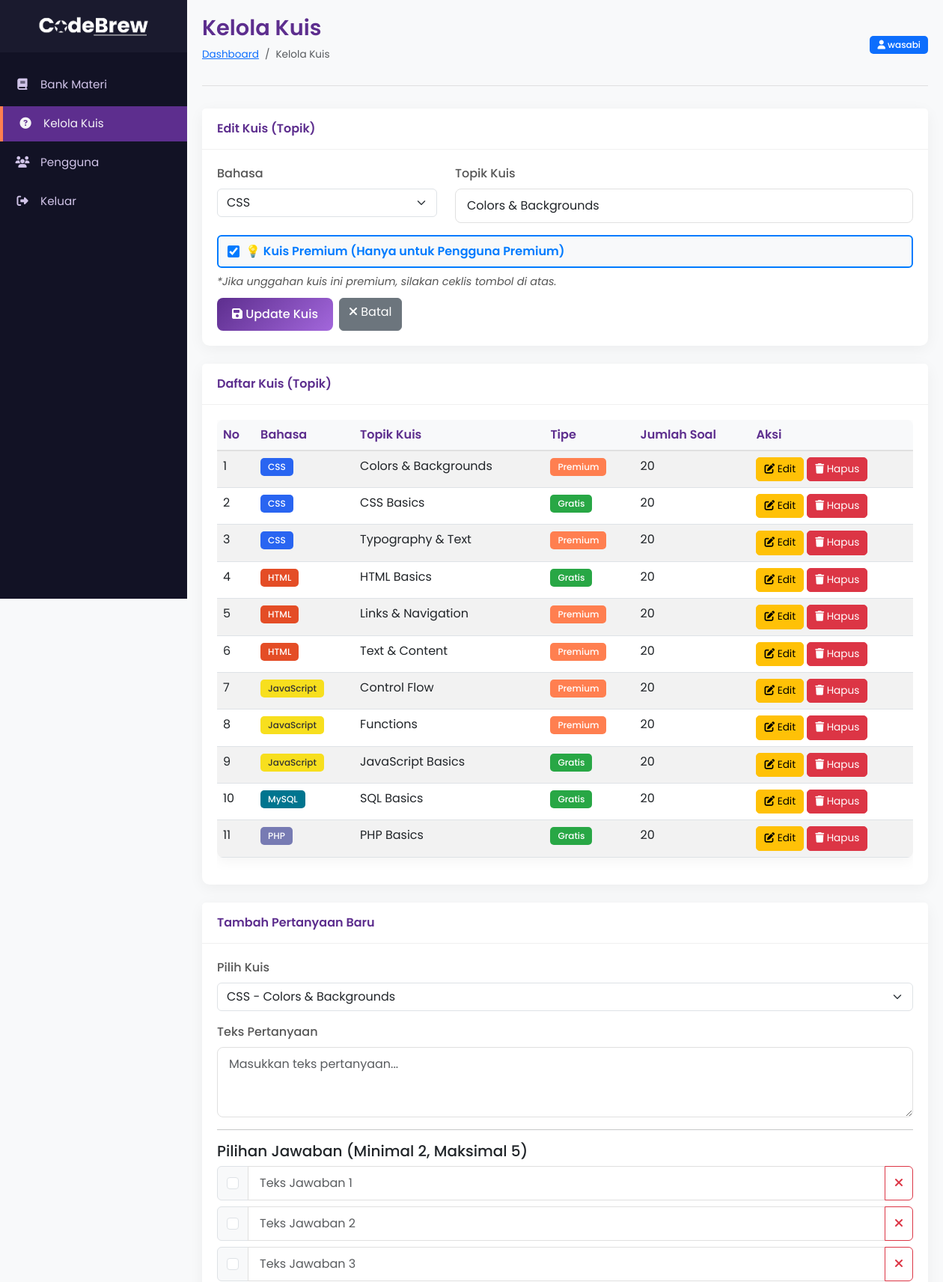
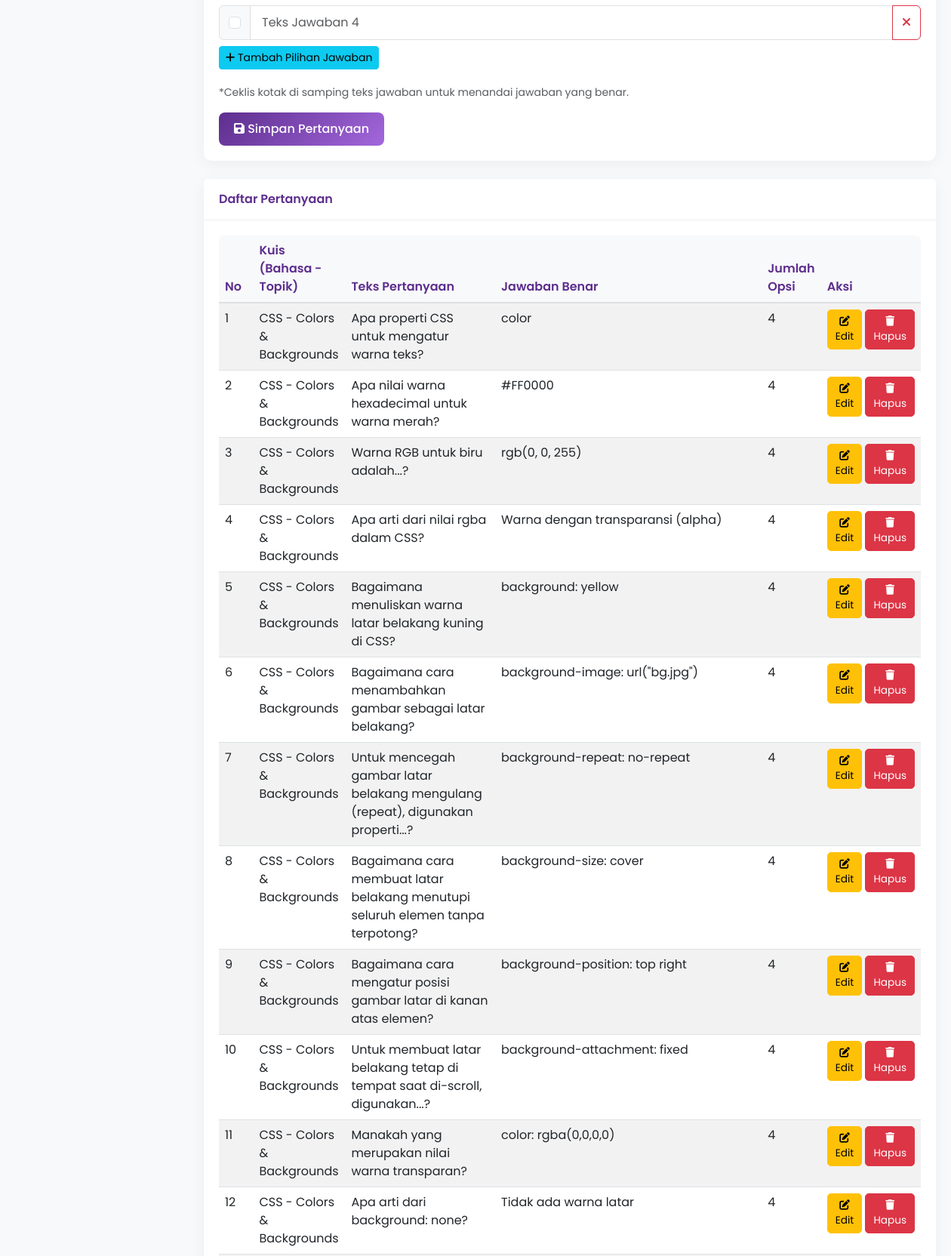
/admin/manage_quiz.php?edit_quiz=14 (signed in, upper part), run on the app's committed database (2 pictures, top to bottom).
### tables this page shows
CREATE TABLE `quizzes` (
  `quiz_id` int NOT NULL,
  `language` varchar(50) NOT NULL,
  `topic` varchar(255) NOT NULL,
  `is_premium` tinyint(1) DEFAULT '0',
  `admin_id` int DEFAULT NULL,
  `created_at` datetime DEFAULT CURRENT_TIMESTAMP,
  `updated_at` datetime DEFAULT CURRENT_TIMESTAMP ON UPDATE CURRENT_TIMESTAMP,
  `total_questions` int DEFAULT '0'
);

CREATE TABLE `questions` (
  `question_id` int NOT NULL,
  `quiz_id` int NOT NULL,
  `question_text` text NOT NULL,
  `question_type` varchar(50) DEFAULT 'multiple_choice',
  `admin_id` int DEFAULT NULL,
  `created_at` datetime DEFAULT CURRENT_TIMESTAMP,
  `updated_at` datetime DEFAULT CURRENT_TIMESTAMP ON UPDATE CURRENT_TIMESTAMP
);

### admin/manage_quiz.php (the view, shortened to what the rows shown need)
<?php
include_once '../connection.php';
$quiz_id = $language = $topic = '';
if (isset($_GET['edit_quiz']) && !empty($_GET['edit_quiz'])) {
    $editId = $_GET['edit_quiz'];
    $editQuery = "SELECT * FROM quizzes WHERE quiz_id = ?";
    $stmt = $conn->prepare($editQuery);
    $stmt->bind_param("i", $editId);
    $stmt->execute();
    $result = $stmt->get_result();
    if ($result->num_rows > 0) {
        $row = $result->fetch_assoc();
        $language = $row['language'];
        $topic = $row['topic'];
        $is_premium = $row['is_premium'];
    }
}
$quizzes_data = [];
$quizResult = $conn->query("SELECT quiz_id, language, topic, is_premium, total_questions FROM quizzes ORDER BY language, topic");
if ($quizResult) {
    while ($row = $quizResult->fetch_assoc()) {
        $quizzes_data[] = $row;
    }
}
$questions_data = [];
$questionResult = $conn->query("
    SELECT
        q.question_id,
        q.question_text,
        qz.language,
        qz.topic,
        GROUP_CONCAT(CASE WHEN a.is_correct = 1 THEN a.answer_text ELSE NULL END SEPARATOR ' || ') AS correct_answers_text,
        COUNT(a.answer_id) AS total_answers
    FROM questions q
    JOIN quizzes qz ON q.quiz_id = qz.quiz_id
    LEFT JOIN answers a ON q.question_id = a.question_id
    GROUP BY q.question_id
    ORDER BY qz.language, qz.topic, q.question_id
");
if ($questionResult) {
    while ($row = $questionResult->fetch_assoc()) {
        $questions_data[] = $row;
    }
}
?>
<!DOCTYPE html>
<html lang="id">
<head>
    <link rel="stylesheet" href="https://cdnjs.cloudflare.com/ajax/libs/font-awesome/6.4.0/css/all.min.css">
    <link href="https://cdn.jsdelivr.net/npm/bootstrap@5.3.0-alpha1/dist/css/bootstrap.min.css" rel="stylesheet">
</head>
<body>
    <div class="main-content">
        <div class="content-header">
            <div class="d-flex justify-content-between align-items-center">
                <div>
                    <h1>Kelola Kuis</h1>
                </div>
            </div>
        </div>
        <div class="card mb-4">
            <div class="card-body">
                <form method="POST" action="manage_quiz.php">
                    <div class="row mb-3">
                        <div class="col-md-4">
                            <label for="language" class="form-label">Bahasa</label>
                            <select class="form-select" id="language" name="language" required>
                                <option value="CSS" <?php echo $language == 'CSS' ? 'selected' : ''; ?>>CSS</option>
                            </select>
                        </div>
                        <div class="col-md-8">
                            <label for="topic" class="form-label">Topik Kuis</label>
                            <input type="text" class="form-control" id="topic" name="topic" placeholder="Contoh: HTML Basics, CSS Layout" value="<?php echo htmlspecialchars($topic); ?>" required>
                        </div>
                    </div>
                    <label class="premium-check">
                        <input type="checkbox" id="is_premium" name="is_premium"
                            <?php echo (isset($is_premium) && $is_premium) ? 'checked' : ''; ?>>
                        <span>💡 Kuis Premium (Hanya untuk Pengguna Premium)</span>
                    </label>
                </form>
            </div>
        </div>
        <div class="card mb-4">
            <div class="card-body">
                <?php if (!empty($quizzes_data)): ?>
                    <div class="table-responsive">
                        <table class="table table-striped table-hover">
                            <thead>
                                <tr>
                                    <th>No</th>
                                    <th>Bahasa</th>
                                    <th>Topik Kuis</th>
                                    <th>Tipe</th>
                                    <th>Jumlah Soal</th>
                                    <th>Aksi</th>
                                </tr>
                            </thead>
                            <tbody>
                                <?php
                                $no = 1;
                                foreach ($quizzes_data as $quiz_row):
                                    $badgeClass = 'badge-';
                                    switch ($quiz_row['language']) {
                                        case 'HTML':
                                            $badgeClass .= 'html';
                                            break;
                                        case 'CSS':
                                            $badgeClass .= 'css';
                                            break;
                                        case 'JavaScript':
                                            $badgeClass .= 'javascript';
                                            break;
                                        case 'PHP':
                                            $badgeClass .= 'php';
                                            break;
                                        case 'MySQL':
                                            $badgeClass .= 'mysql';
                                            break;
                                    }
                                ?>
                                    <tr>
                                        <td><?php echo $no++; ?></td>
                                        <td><span class="badge <?php echo $badgeClass; ?>"><?php echo htmlspecialchars($quiz_row['language']); ?></span></td>
                                        <td><?php echo htmlspecialchars($quiz_row['topic']); ?></td>
                                        <td>
                                            <span class="badge <?php echo ($quiz_row['is_premium'] ? 'badge-premium' : 'badge-free'); ?>">
                                                <?php echo ($quiz_row['is_premium'] ? 'Premium' : 'Gratis'); ?>
                                            </span>
                                        </td>
                                        <td><?php echo htmlspecialchars($quiz_row['total_questions']); ?></td>
                                        <td>
                                            <div class="d-flex gap-1">
                                                <a href="manage_quiz.php?edit_quiz=<?php echo $quiz_row['quiz_id']; ?>" class="btn btn-sm btn-warning table-action-btn">
                                                    <i class="fas fa-edit"></i> Edit
                                                </a>
                                                <button type="button" onclick="confirmDeleteQuiz(<?php echo $quiz_row['quiz_id']; ?>)" class="btn btn-sm btn-danger table-action-btn">
                                                    <i class="fas fa-trash"></i> Hapus
                                                </button>
                                            </div>
                                        </td>
                                    </tr>
                                <?php endforeach; ?>
                            </tbody>
                        </table>
                    </div>
                <?php else: ?>
                    <div class="alert alert-info mb-0">
                        <i class="fas fa-info-circle"></i> Belum ada kuis yang ditambahkan.
                    </div>
                <?php endif; ?>
            </div>
        </div>
        <div class="card mb-4">
            <div class="card-body">
                <?php if (!empty($questions_data)): ?>
                    <div class="table-responsive">
                        <table class="table table-striped table-hover">
                            <thead>
                                <tr>
                                    <th>No</th>
                                    <th>Kuis (Bahasa - Topik)</th>
                                    <th>Teks Pertanyaan</th>
                                    <th>Jawaban Benar</th>
                                    <th>Jumlah Opsi</th>
                                    <th>Aksi</th>
                                </tr>
                            </thead>
                            <tbody>
                                <?php
                                $no = 1;
                                foreach ($questions_data as $q_row):
                                ?>
                                    <tr>
                                        <td><?php echo $no++; ?></td>
                                        <td><?php echo htmlspecialchars($q_row['language'] . ' - ' . $q_row['topic']); ?></td>
                                        <td><?php echo htmlspecialchars($q_row['question_text']); ?></td>
                                        <td><?php echo htmlspecialchars($q_row['correct_answers_text'] ?: 'N/A'); ?></td>
                                        <td><?php echo htmlspecialchars($q_row['total_answers']); ?></td>
                                        <td>
                                            <div class="d-flex gap-1">
                                                <a href="manage_quiz.php?edit_question=<?php echo $q_row['question_id']; ?>" class="btn btn-sm btn-warning table-action-btn">
                                                    <i class="fas fa-edit"></i> Edit
                                                </a>
                                                <button type="button" onclick="confirmDeleteQuestion(<?php echo $q_row['question_id']; ?>)" class="btn btn-sm btn-danger table-action-btn">
                                                    <i class="fas fa-trash"></i> Hapus
                                                </button>
                                            </div>
                                        </td>
                                    </tr>
                                <?php endforeach; ?>
                            </tbody>
                        </table>
                    </div>
                <?php else: ?>
                    <div class="alert alert-info mb-0">
                        <i class="fas fa-info-circle"></i> Belum ada pertanyaan yang ditambahkan.
                    </div>
                <?php endif; ?>
            </div>
        </div>
    </div>
</body>
</html>

### data on the page
quizzes: language "CSS", topic "Colors & Backgrounds", is_premium "☑", shows "Premium", total_questions "20"
quizzes: language "CSS", topic "CSS Basics", is_premium "Gratis", total_questions "20"
quizzes: language "CSS", topic "Typography & Text", is_premium "Premium", total_questions "20"
quizzes: language "HTML", topic "HTML Basics", is_premium "Gratis", total_questions "20"
quizzes: language "HTML", topic "Links & Navigation", is_premium "Premium", total_questions "20"
quizzes: language "HTML", topic "Text & Content", is_premium "Premium", total_questions "20"
quizzes: language "JavaScript", topic "Control Flow", is_premium "Premium", total_questions "20"
quizzes: language "JavaScript", topic "Functions", is_premium "Premium", total_questions "20"
quizzes: language "JavaScript", topic "JavaScript Basics", is_premium "Gratis", total_questions "20"
quizzes: language "MySQL", topic "SQL Basics", is_premium "Gratis", total_questions "20"
quizzes: language "PHP", topic "PHP Basics", is_premium "Gratis", total_questions "20"
questions: quiz.topic "CSS - Colors & Backgrounds", question_text "Apa properti CSS untuk mengatur warna teks?", correct_answers_text "color", total_answers "4"
questions: quiz.topic "CSS - Colors & Backgrounds", question_text "Apa nilai warna hexadecimal untuk warna merah?", correct_answers_text "#FF0000", total_answers "4"
questions: quiz.topic "CSS - Colors & Backgrounds", question_text "Warna RGB untuk biru adalah...?", correct_answers_text "rgb(0, 0, 255)", total_answers "4"
questions: quiz.topic "CSS - Colors & Backgrounds", question_text "Apa arti dari nilai rgba dalam CSS?", correct_answers_text "Warna dengan transparansi (alpha)", total_answers "4"
questions: quiz.topic "CSS - Colors & Backgrounds", question_text "Bagaimana menuliskan warna latar belakang kuning di CSS?", correct_answers_text "background: yellow", total_answers "4"
questions: quiz.topic "CSS - Colors & Backgrounds", question_text "Bagaimana cara menambahkan gambar sebagai latar belakang?", correct_answers_text "background-image: url(\"bg.jpg\")", total_answers "4"
questions: quiz.topic "CSS - Colors & Backgrounds", question_text "Untuk mencegah gambar latar belakang mengulang (repeat), digunakan properti...?", correct_answers_text "background-repeat: no-repeat", total_answers "4"
questions: quiz.topic "CSS - Colors & Backgrounds", question_text "Bagaimana cara membuat latar belakang menutupi seluruh elemen tanpa terpotong?", correct_answers_text "background-size: cover", total_answers "4"
questions: quiz.topic "CSS - Colors & Backgrounds", question_text "Bagaimana cara mengatur posisi gambar latar di kanan atas elemen?", correct_answers_text "background-position: top right", total_answers "4"
questions: quiz.topic "CSS - Colors & Backgrounds", question_text "Untuk membuat latar belakang tetap di tempat saat di-scroll, digunakan...?", correct_answers_text "background-attachment: fixed", total_answers "4"
questions: quiz.topic "CSS - Colors & Backgrounds", question_text "Manakah yang merupakan nilai warna transparan?", correct_answers_text "color: rgba(0,0,0,0)", total_answers "4"
questions: quiz.topic "CSS - Colors & Backgrounds", question_text "Apa arti dari background: none?", correct_answers_text "Tidak ada warna latar", total_answers "4"

### other printed values
$_SESSION['username'] "wasabi"
form field quiz_id_for_question "CSS - Colors & Backgrounds"
